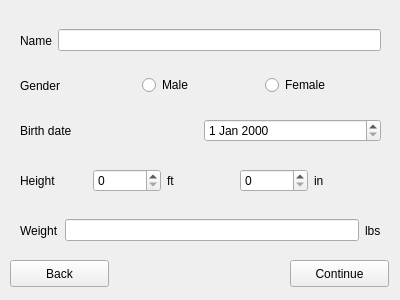
<?xml version="1.0" encoding="UTF-8"?>
<ui version="4.0">
 <class>DataInputScreen</class>
 <widget class="QWidget" name="DataInputScreen">
  <property name="geometry">
   <rect>
    <x>0</x>
    <y>0</y>
    <width>400</width>
    <height>300</height>
   </rect>
  </property>
  <property name="windowTitle">
   <string>Form</string>
  </property>
  <widget class="QPushButton" name="continuebutton">
   <property name="geometry">
    <rect>
     <x>290</x>
     <y>260</y>
     <width>99</width>
     <height>27</height>
    </rect>
   </property>
   <property name="text">
    <string>Continue</string>
   </property>
  </widget>
  <widget class="QWidget" name="horizontalLayoutWidget_2">
   <property name="geometry">
    <rect>
     <x>20</x>
     <y>110</y>
     <width>361</width>
     <height>41</height>
    </rect>
   </property>
   <layout class="QHBoxLayout" name="horizontalLayout_2">
    <item>
     <widget class="QLabel" name="birthdatelabel">
      <property name="text">
       <string>Birth date</string>
      </property>
     </widget>
    </item>
    <item>
     <widget class="QDateEdit" name="birthdateinput"/>
    </item>
   </layout>
  </widget>
  <widget class="QWidget" name="horizontalLayoutWidget">
   <property name="geometry">
    <rect>
     <x>20</x>
     <y>20</y>
     <width>361</width>
     <height>41</height>
    </rect>
   </property>
   <layout class="QHBoxLayout" name="horizontalLayout">
    <item>
     <widget class="QLabel" name="namelabel">
      <property name="text">
       <string>Name</string>
      </property>
     </widget>
    </item>
    <item>
     <widget class="QLineEdit" name="nameinput"/>
    </item>
   </layout>
  </widget>
  <widget class="QWidget" name="horizontalLayoutWidget_3">
   <property name="geometry">
    <rect>
     <x>20</x>
     <y>70</y>
     <width>361</width>
     <height>31</height>
    </rect>
   </property>
   <layout class="QHBoxLayout" name="horizontalLayout_3">
    <item>
     <widget class="QLabel" name="genderlabel">
      <property name="text">
       <string>Gender</string>
      </property>
     </widget>
    </item>
    <item>
     <widget class="QRadioButton" name="rbmale">
      <property name="text">
       <string>Male</string>
      </property>
     </widget>
    </item>
    <item>
     <widget class="QRadioButton" name="rbfemale">
      <property name="text">
       <string>Female</string>
      </property>
     </widget>
    </item>
   </layout>
  </widget>
  <widget class="QWidget" name="horizontalLayoutWidget_4">
   <property name="geometry">
    <rect>
     <x>20</x>
     <y>160</y>
     <width>361</width>
     <height>41</height>
    </rect>
   </property>
   <layout class="QHBoxLayout" name="horizontalLayout_4">
    <item>
     <widget class="QLabel" name="heightlabel">
      <property name="text">
       <string>Height</string>
      </property>
     </widget>
    </item>
    <item>
     <widget class="QSpinBox" name="heightinputft"/>
    </item>
    <item>
     <widget class="QLabel" name="ftlabel">
      <property name="text">
       <string>ft</string>
      </property>
     </widget>
    </item>
    <item>
     <widget class="QSpinBox" name="heightinputin"/>
    </item>
    <item>
     <widget class="QLabel" name="inlabel">
      <property name="text">
       <string>in</string>
      </property>
     </widget>
    </item>
   </layout>
  </widget>
  <widget class="QWidget" name="horizontalLayoutWidget_5">
   <property name="geometry">
    <rect>
     <x>20</x>
     <y>210</y>
     <width>361</width>
     <height>41</height>
    </rect>
   </property>
   <layout class="QHBoxLayout" name="horizontalLayout_5">
    <item>
     <widget class="QLabel" name="weightlabel">
      <property name="text">
       <string>Weight</string>
      </property>
     </widget>
    </item>
    <item>
     <widget class="QLineEdit" name="weightinput"/>
    </item>
    <item>
     <widget class="QLabel" name="lbslabel">
      <property name="text">
       <string>lbs</string>
      </property>
     </widget>
    </item>
   </layout>
  </widget>
  <widget class="QPushButton" name="backbutton">
   <property name="geometry">
    <rect>
     <x>10</x>
     <y>260</y>
     <width>99</width>
     <height>27</height>
    </rect>
   </property>
   <property name="text">
    <string>Back</string>
   </property>
  </widget>
 </widget>
 <resources/>
 <connections/>
</ui>
